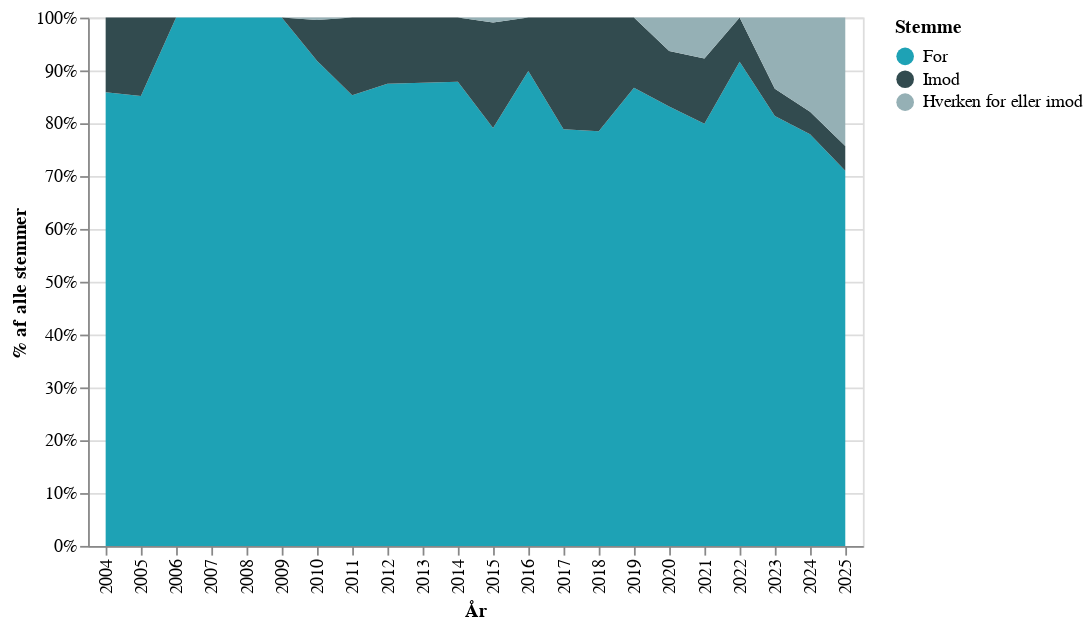

Source (notebook cell):
### Code cell
# Renaming columns for chart
col_names = {"AndelStemmer": "% af alle stemmer"}
chart_data_dk = chart_data.rename(columns=col_names)

# Specifying custom sort order for the color variable
custom_val_order = ["For", "Imod", "Hverken for eller imod"]
vote_order_mapping = {v: i for i, v in enumerate(custom_val_order)}
chart_data_dk["CustomOrder"] = chart_data_dk["Stemme"].map(vote_order_mapping)

# Creating a chart in Danish
chart = (
    alt.Chart(chart_data_dk, width="container")
    .mark_area()
    .encode(
        x="År:O",
        y=alt.Y("% af alle stemmer:Q", axis=alt.Axis(format=".0%")),
        color=alt.Color(
            "Stemme:N",
            scale=alt.Scale(domain=custom_val_order, range=my_custom_palette),
        ),
        order=alt.Order("CustomOrder:Q"),
        tooltip=["År:O", "Stemme:N", alt.Tooltip("% af alle stemmer:Q", format=".0%")],
    )
)
chart.save(".charts/figure_01_dk.html")
chart

### Figure 1 — Vega-Lite specification as saved in the notebook (floating-point values rounded to 4 significant figures)
{"config": {"view": {"continuousWidth": 300, "continuousHeight": 300}}, "data": {"name": "data-c85dcddbec843751406724fe3383e9a7"}, "mark": {"type": "area"}, "encoding": {"color": {"field": "Stemme", "scale": {"domain": ["For", "Imod", "Hverken for eller imod"], "range": ["#1ea2b5", "#324b4f", "#95b0b5", "#9f8ac3", "#6b588d"]}, "type": "nominal"}, "order": {"field": "CustomOrder", "type": "quantitative"}, "tooltip": [{"field": "År", "type": "ordinal"}, {"field": "Stemme", "type": "nominal"}, {"field": "% af alle stemmer", "format": ".0%", "type": "quantitative"}], "x": {"field": "År", "type": "ordinal"}, "y": {"axis": {"format": ".0%"}, "field": "% af alle stemmer", "type": "quantitative"}}, "width": "container", "$schema": "https://vega.github.io/schema/vega-lite/v6.1.0.json", "datasets": {"data-c85dcddbec843751406724fe3383e9a7": [{"År": 2004, "Sæson": "Efterår", "Navn": "Marianne Pedersen", "PartiGruppe": "Venstre (V)", "Stemme": "For", "AntalStemmer": 91, "AlleStemmer": 106, "% af alle stemmer": 0.8585, "CustomOrder": 0}, {"År": 2004, "Sæson": "Efterår", "Navn": "Mikkel Dencker", "PartiGruppe": "Dansk Folkeparti (DF)", "Stemme": "Imod", "AntalStemmer": 15, "AlleStemmer": 106, "% af alle stemmer": 0.1415, "CustomOrder": 1}, {"År": 2005, "Sæson": "Efterår", "Navn": "Marion Pedersen", "PartiGruppe": "Venstre (V)", "Stemme": "For", "AntalStemmer": 195, "AlleStemmer": 229, "% af alle stemmer": 0.8515, "CustomOrder": 0}, {"År": 2005, "Sæson": "Efterår", "Navn": "Martin Henriksen", "PartiGruppe": "Dansk Folkeparti (DF)", "Stemme": "Imod", "AntalStemmer": 34, "AlleStemmer": 229, "% af alle stemmer": 0.1485, "CustomOrder": 1}, {"År": 2006, "Sæson": "Efterår", "Navn": "Mogens Jensen", "PartiGruppe": "Socialdemokratiet (S)", "Stemme": "For", "AntalStemmer": 224, "AlleStemmer": 224, "% af alle stemmer": 1.0, "CustomOrder": 0}, {"År": 2007, "Sæson": "Forår", "Navn": "Mia Falkenberg", "PartiGruppe": "Dansk Folkeparti (DF)", "Stemme": "For", "AntalStemmer": 107, "AlleStemmer": 107, "% af alle stemmer": 1.0, "CustomOrder": 0}, {"År": 2008, "Sæson": "Efterår", "Navn": "Mikkel Dencker", "PartiGruppe": "Dansk Folkeparti (DF)", "Stemme": "For", "AntalStemmer": 215, "AlleStemmer": 215, "% af alle stemmer": 1.0, "CustomOrder": 0}, {"År": 2009, "Sæson": "Efterår", "Navn": "Michael Aastrup Jensen", "PartiGruppe": "Venstre (V)", "Stemme": "For", "AntalStemmer": 215, "AlleStemmer": 215, "% af alle stemmer": 1.0, "CustomOrder": 0}, {"År": 2010, "Sæson": "Efterår", "Navn": "Meta Fuglsang", "PartiGruppe": "Socialistisk Folkeparti (SF)", "Stemme": "For", "AntalStemmer": 203, "AlleStemmer": 221, "% af alle stemmer": 0.9186, "CustomOrder": 0}, {"År": 2010, "Sæson": "Efterår", "Navn": "Mikkel Dencker", "PartiGruppe": "Dansk Folkeparti (DF)", "Stemme": "Imod", "AntalStemmer": 17, "AlleStemmer": 221, "% af alle stemmer": 0.07692, "CustomOrder": 1}, {"År": 2010, "Sæson": "Efterår", "Navn": "Søren Krarup", "PartiGruppe": "Dansk Folkeparti (DF)", "Stemme": "Hverken for eller imod", "AntalStemmer": 1, "AlleStemmer": 221, "% af alle stemmer": 0.004525, "CustomOrder": 2}, {"År": 2011, "Sæson": "Efterår", "Navn": "Mike Legarth", "PartiGruppe": "Det Konservative Folkeparti (KF)", "Stemme": "For", "AntalStemmer": 186, "AlleStemmer": 218, "% af alle stemmer": 0.8532, "CustomOrder": 0}, {"År": 2011, "Sæson": "Efterår", "Navn": "Morten Marinus", "PartiGruppe": "Dansk Folkeparti (DF)", "Stemme": "Imod", "AntalStemmer": 32, "AlleStemmer": 218, "% af alle stemmer": 0.1468, "CustomOrder": 1}, {"År": 2012, "Sæson": "Efterår", "Navn": "Michael Aastrup Jensen", "PartiGruppe": "Venstre (V)", "Stemme": "For", "AntalStemmer": 182, "AlleStemmer": 208, "% af alle stemmer": 0.875, "CustomOrder": 0}, {"År": 2012, "Sæson": "Efterår", "Navn": "Mikkel Dencker", "PartiGruppe": "Dansk Folkeparti (DF)", "Stemme": "Imod", "AntalStemmer": 26, "AlleStemmer": 208, "% af alle stemmer": 0.125, "CustomOrder": 1}, {"År": 2013, "Sæson": "Efterår", "Navn": "Mikkel Dencker", "PartiGruppe": "Dansk Folkeparti (DF)", "Stemme": "Imod", "AntalStemmer": 27, "AlleStemmer": 219, "% af alle stemmer": 0.1233, "CustomOrder": 1}, {"År": 2013, "Sæson": "Efterår", "Navn": "Mette Gjerskov", "PartiGruppe": "Socialdemokratiet (S)", "Stemme": "For", "AntalStemmer": 192, "AlleStemmer": 219, "% af alle stemmer": 0.8767, "CustomOrder": 0}, {"År": 2014, "Sæson": "Efterår", "Navn": "Michael Aastrup Jensen", "PartiGruppe": "Venstre (V)", "Stemme": "For", "AntalStemmer": 188, "AlleStemmer": 214, "% af alle stemmer": 0.8785, "CustomOrder": 0}, {"År": 2014, "Sæson": "Efterår", "Navn": "Mette Hjermind Dencker", "PartiGruppe": "Dansk Folkeparti (DF)", "Stemme": "Imod", "AntalStemmer": 26, "AlleStemmer": 214, "% af alle stemmer": 0.1215, "CustomOrder": 1}, {"År": 2015, "Sæson": "Efterår", "Navn": "Morten Løkkegaard", "PartiGruppe": "Venstre (V)", "Stemme": "For", "AntalStemmer": 87, "AlleStemmer": 110, "% af alle stemmer": 0.7909, "CustomOrder": 0}, {"År": 2015, "Sæson": "Efterår", "Navn": "Mette Hjermind Dencker", "PartiGruppe": "Dansk Folkeparti (DF)", "Stemme": "Imod", "AntalStemmer": 22, "AlleStemmer": 110, "% af alle stemmer": 0.2, "CustomOrder": 1}, {"År": 2015, "Sæson": "Efterår", "Navn": "Aaja Chemnitz Larsen", "PartiGruppe": "Inuit Ataqatigiit (IA)", "Stemme": "Hverken for eller imod", "AntalStemmer": 1, "AlleStemmer": 110, "% af alle stemmer": 0.009091, "CustomOrder": 2}, {"År": 2016, "Sæson": "Efterår", "Navn": "Morten Marinus", "PartiGruppe": "Dansk Folkeparti (DF)", "Stemme": "For", "AntalStemmer": 196, "AlleStemmer": 218, "% af alle stemmer": 0.8991, "CustomOrder": 0}, {"År": 2016, "Sæson": "Forår", "Navn": "Mette Hjermind Dencker", "PartiGruppe": "Dansk Folkeparti (DF)", "Stemme": "Imod", "AntalStemmer": 22, "AlleStemmer": 218, "% af alle stemmer": 0.1009, "CustomOrder": 1}, {"År": 2017, "Sæson": "Efterår", "Navn": "Mette Hjermind Dencker", "PartiGruppe": "Dansk Folkeparti (DF)", "Stemme": "Imod", "AntalStemmer": 44, "AlleStemmer": 208, "% af alle stemmer": 0.2115, "CustomOrder": 1}, {"År": 2017, "Sæson": "Efterår", "Navn": "Orla Østerby", "PartiGruppe": "Det Konservative Folkeparti (KF)", "Stemme": "For", "AntalStemmer": 164, "AlleStemmer": 208, "% af alle stemmer": 0.7885, "CustomOrder": 0}, {"År": 2018, "Sæson": "Efterår", "Navn": "Mette Gjerskov", "PartiGruppe": "Socialdemokratiet (S)", "Stemme": "For", "AntalStemmer": 164, "AlleStemmer": 209, "% af alle stemmer": 0.7847, "CustomOrder": 0}, {"År": 2018, "Sæson": "Efterår", "Navn": "Mette Hjermind Dencker", "PartiGruppe": "Dansk Folkeparti (DF)", "Stemme": "Imod", "AntalStemmer": 45, "AlleStemmer": 209, "% af alle stemmer": 0.2153, "CustomOrder": 1}, {"År": 2019, "Sæson": "Efterår", "Navn": "Nick Hækkerup", "PartiGruppe": "Socialdemokratiet (S)", "Stemme": "For", "AntalStemmer": 98, "AlleStemmer": 113, "% af alle stemmer": 0.8673, "CustomOrder": 0}, {"År": 2019, "Sæson": "Efterår", "Navn": "Morten Messerschmidt", "PartiGruppe": "Dansk Folkeparti (DF)", "Stemme": "Imod", "AntalStemmer": 15, "AlleStemmer": 113, "% af alle stemmer": 0.1327, "CustomOrder": 1}, {"År": 2020, "Sæson": "Efterår", "Navn": "Morten Dahlin", "PartiGruppe": "Venstre (V)", "Stemme": "For", "AntalStemmer": 79, "AlleStemmer": 95, "% af alle stemmer": 0.8316, "CustomOrder": 0}, {"År": 2020, "Sæson": "Efterår", "Navn": "Morten Messerschmidt", "PartiGruppe": "Dansk Folkeparti (DF)", "Stemme": "Imod", "AntalStemmer": 10, "AlleStemmer": 95, "% af alle stemmer": 0.1053, "CustomOrder": 1}, {"År": 2020, "Sæson": "Efterår", "Navn": "Niels Flemming Hansen", "PartiGruppe": "Det Konservative Folkeparti (KF)", "Stemme": "Hverken for eller imod", "AntalStemmer": 6, "AlleStemmer": 95, "% af alle stemmer": 0.06316, "CustomOrder": 2}, {"År": 2021, "Sæson": "Efterår", "Navn": "Mette Hjermind Dencker", "PartiGruppe": "Dansk Folkeparti (DF)", "Stemme": "Imod", "AntalStemmer": 24, "AlleStemmer": 194, "% af alle stemmer": 0.1237, "CustomOrder": 1}, {"År": 2021, "Sæson": "Efterår", "Navn": "Mogens Jensen", "PartiGruppe": "Socialdemokratiet (S)", "Stemme": "For", "AntalStemmer": 155, "AlleStemmer": 194, "% af alle stemmer": 0.799, "CustomOrder": 0}, {"År": 2021, "Sæson": "Efterår", "Navn": "Mona Juul", "PartiGruppe": "Det Konservative Folkeparti (KF)", "Stemme": "Hverken for eller imod", "AntalStemmer": 15, "AlleStemmer": 194, "% af alle stemmer": 0.07732, "CustomOrder": 2}, {"År": 2022, "Sæson": "Efterår", "Navn": "Morten Bødskov", "PartiGruppe": "Socialdemokratiet (S)", "Stemme": "For", "AntalStemmer": 186, "AlleStemmer": 203, "% af alle stemmer": 0.9163, "CustomOrder": 0}, {"År": 2022, "Sæson": "Efterår", "Navn": "Mikkel Bjørn", "PartiGruppe": "Dansk Folkeparti (DF)", "Stemme": "Imod", "AntalStemmer": 17, "AlleStemmer": 203, "% af alle stemmer": 0.08374, "CustomOrder": 1}, {"År": 2023, "Sæson": "Efterår", "Navn": "Nikoline Erbs Hillers-Bendtsen", "PartiGruppe": "Alternativet (ALT)", "Stemme": "For", "AntalStemmer": 175, "AlleStemmer": 215, "% af alle stemmer": 0.814, "CustomOrder": 0}, {"År": 2023, "Sæson": "Efterår", "Navn": "Niels Flemming Hansen", "PartiGruppe": "Det Konservative Folkeparti (KF)", "Stemme": "Hverken for eller imod", "AntalStemmer": 29, "AlleStemmer": 215, "% af alle stemmer": 0.1349, "CustomOrder": 2}, {"År": 2023, "Sæson": "Efterår", "Navn": "Nick Zimmermann", "PartiGruppe": "Dansk Folkeparti (DF)", "Stemme": "Imod", "AntalStemmer": 11, "AlleStemmer": 215, "% af alle stemmer": 0.05116, "CustomOrder": 1}, {"År": 2024, "Sæson": "Efterår", "Navn": "Mohammad Rona", "PartiGruppe": "Moderaterne (M)", "Stemme": "For", "AntalStemmer": 166, "AlleStemmer": 213, "% af alle stemmer": 0.7793, "CustomOrder": 0}, {"År": 2024, "Sæson": "Efterår", "Navn": "Ole Birk Olesen", "PartiGruppe": "Liberal Alliance (LA)", "Stemme": "Hverken for eller imod", "AntalStemmer": 38, "AlleStemmer": 213, "% af alle stemmer": 0.1784, "CustomOrder": 2}, {"År": 2024, "Sæson": "Efterår", "Navn": "Mikkel Bjørn", "PartiGruppe": "Dansk Folkeparti (DF)", "Stemme": "Imod", "AntalStemmer": 9, "AlleStemmer": 213, "% af alle stemmer": 0.04225, "CustomOrder": 1}, {"År": 2025, "Sæson": "Forår", "Navn": "Mogens Jensen", "PartiGruppe": "Socialdemokratiet (S)", "Stemme": "For", "AntalStemmer": 76, "AlleStemmer": 107, "% af alle stemmer": 0.7103, "CustomOrder": 0}, {"År": 2025, "Sæson": "Forår", "Navn": "Pernille Vermund", "PartiGruppe": "Liberal Alliance (LA)", "Stemme": "Hverken for eller imod", "AntalStemmer": 26, "AlleStemmer": 107, "% af alle stemmer": 0.243, "CustomOrder": 2}, {"År": 2025, "Sæson": "Forår", "Navn": "Nick Zimmermann", "PartiGruppe": "Dansk Folkeparti (DF)", "Stemme": "Imod", "AntalStemmer": 5, "AlleStemmer": 107, "% af alle stemmer": 0.04673, "CustomOrder": 1}]}}
